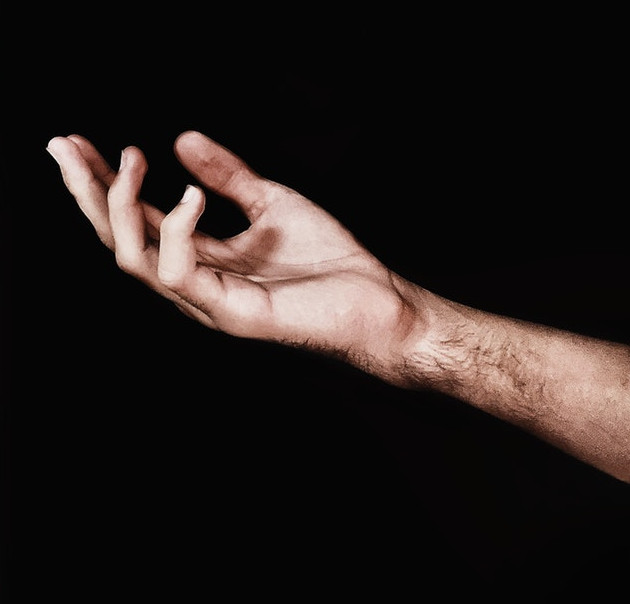
#> input picture opencv_fundamentals/3. Image processing/1. Find and draw contours/human_hand.jpg, 630 x 604 px
$ python '1.1 Find and draw contours from an image.py'
#> lines starting #> are read from the running program, lines starting #| are printed output that depends on the picture; after the words box and inside, x2 and y2 are one past the last pixel; in counts of white or black regions, pixels touching at a corner belong together
import cv2
import numpy as np

img = cv2.imread("human_hand.jpg")
#> img is the input picture: shape (604, 630, 3); mean B, G, R 27.2, 29.4, 36.5
gray = cv2.cvtColor(img, cv2.COLOR_BGR2GRAY)
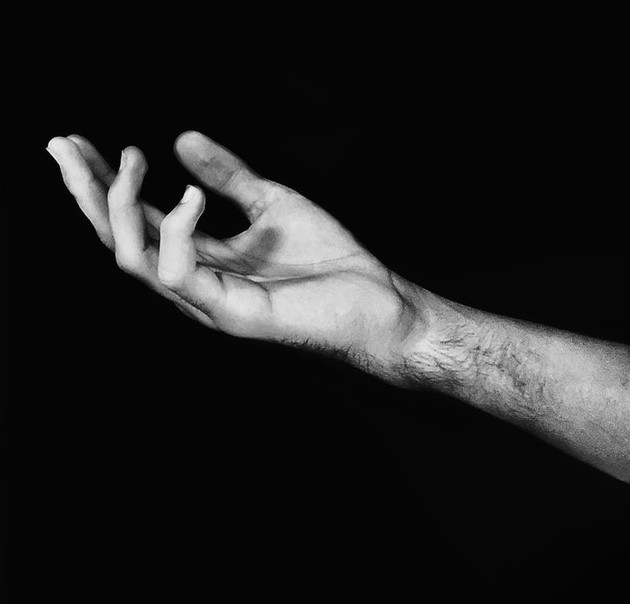
#> gray: shape (604, 630); min 0, max 252, mean 31.3

_, mask = cv2.threshold(gray, 20, 255, cv2.THRESH_BINARY)
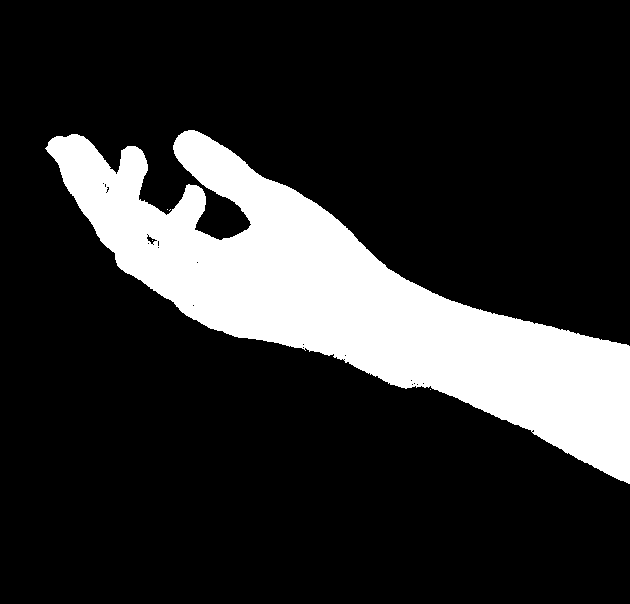
#> mask: shape (604, 630); 18.1% white; 5 white regions (4 under 20 px)

# Find the contours
contours, hierarchy = cv2.findContours(mask, cv2.RETR_TREE, cv2.CHAIN_APPROX_NONE)
#> contours = 27 contours, 25 with area under 20; largest, box (x1, y1, x2, y2) and area: (45, 130, 630, 484) 68250, (146, 234, 158, 245) 48

# Draw contours
cv2.drawContours(img, contours, -1, (0, 0, 255), 3)
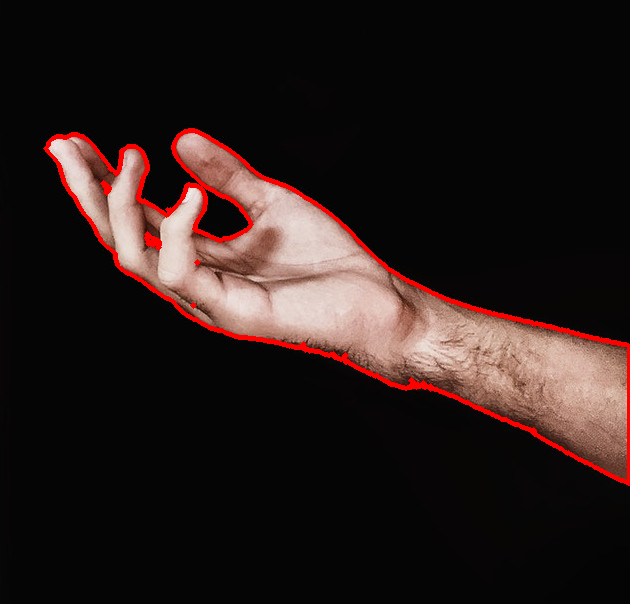
#> img: shape (604, 630, 3); 2.28% of pixels changed, all inside (x1, y1, x2, y2) = (43, 128, 630, 486)

cv2.imshow("Img", img)
cv2.imshow("Gray", gray)
cv2.imshow("Mask", mask)

cv2.waitKey(0)
cv2.destroyAllWindows()
